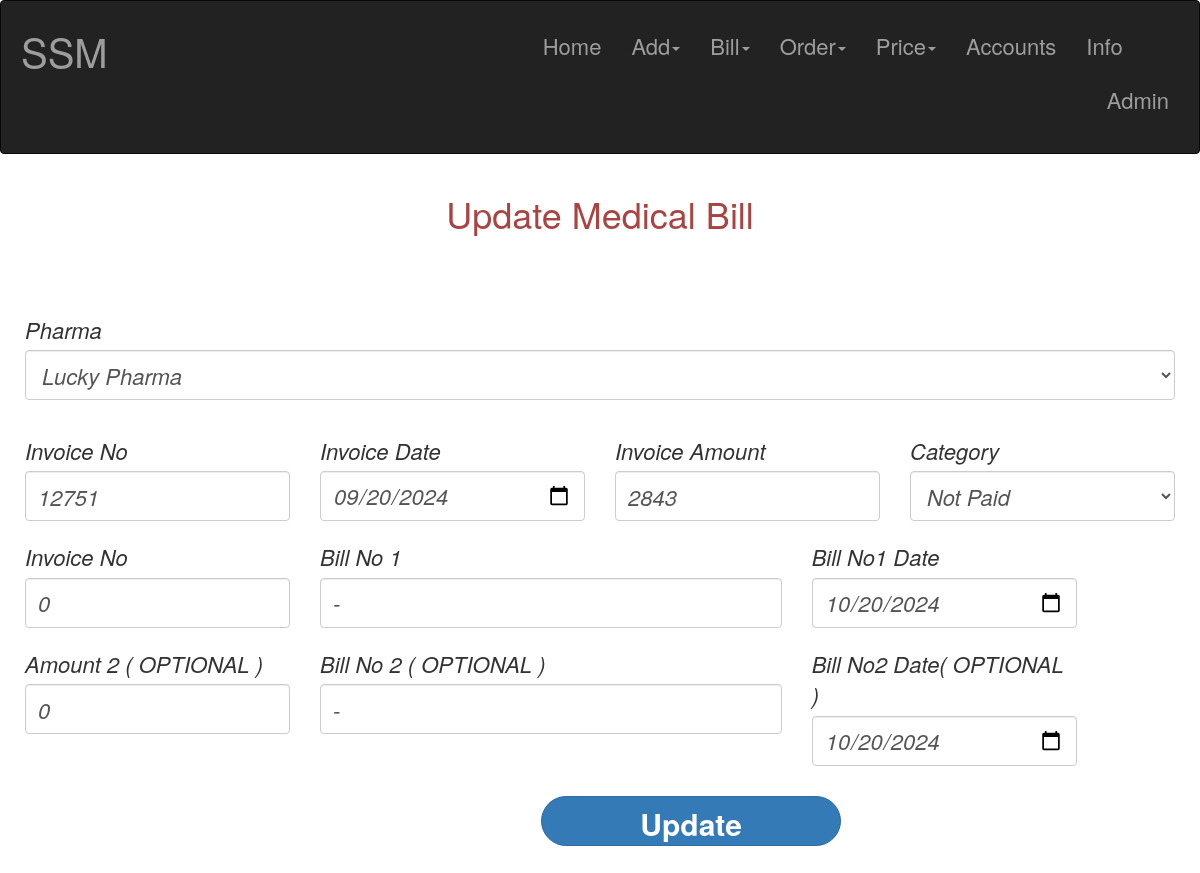
Screenshot of /update_medicine_bill/6 with the database file from the repository.
### myapp/models.py (models this page shows)
class Medicine_Bill(models.Model):
    med_dealer = models.CharField(max_length=50)
    med_invoice = models.CharField(max_length=50)
    med_invoice_d = models.DateField(null=True, blank=True)
    med_amt = models.IntegerField()
    med_payment = models.CharField(max_length=20)
    med_amt1  =   models.IntegerField(null=True, blank=True)
    med_bill_no = models.CharField(max_length=10, null=True, blank=True)
    med_b1_d = models.DateField(null=True, blank=True)
    med_amt2 = models.IntegerField(null=True, blank=True)
    med_bill_no2 = models.CharField(max_length=10, null=True, blank=True)
    med_b2_d = models.DateField(null=True, blank=True)

### myapp/views.py (the view, shortened to what this page needs)
# urls.py: path('update_medicine_bill/<int:id>', views.med_bill_upd ,name="update Medical Bill"),
def med_bill_upd(request,id):
    med_bill_data = Medicine_Bill.objects.get(id=id)
    all_dealer = Dealer_Details.objects.all()
    return render(request,"update/med_bill_update.html",{'id':med_bill_data,'dealers':all_dealer} )

### templates/update/med_bill_update.html (shortened to what this page needs)
{% extends 'dynamic/index.html' %}
{% block content %}
{% load static %}
    <link rel="stylesheet" href="{% static 'cssfiles/add_form.css'%}">
<div class="container-fluid bg-dark text-danger py-3">
  <header class="text-center">
    <h1 class="display-6">Update Medical Bill </h1>
  </header>
</div>
<br><br>
  <form action="/update_medicine_bill/{{id.id}}"  method="POST" class="form-row">
    <div class="form-group col-md-12">
      <label for="med_dealer" class="form-label">Pharma</label>
      <select id="med_dealer" class="form-control" name="med_dealer">
        {% for data in dealers %}
        <option selected>{{id.med_dealer}}</option>
        {% endfor %}
      </select>
    </div>
    <div class="col-md-3">
        <label for="med_invoice" class="form-label">Invoice No</label>
        <input type="text" value="{{id.med_invoice}}" class="form-control" id="med_invoice" name="med_invoice">
      </div>
    <div class="col-md-3">
        <label for="med_invoice_d" class="form-label">Invoice Date</label>
        <input type="date" value='{{id.med_invoice_d | date:"Y-m-d"}}' class="form-control" id="med_invoice_d" name="med_invoice_d">
      </div>
    <div class="col-md-3">
        <label for="med_amt" class="form-label">Invoice Amount</label>
        <input type="text" value="{{id.med_amt}}" class="form-control" id="med_amt" name="med_amt">
      </div>
    <div class="col-md-3">
      <label for="med_payment" class="form-label">Category</label>
      <select id="med_payment" class="form-control" name="med_payment">
        <option selected>{{id.med_payment}}</option>
      </select>
    </div>
    <div class="col-md-3">
        <label for="med_amt1" class="form-label">Invoice No</label>
        <input type="number" value="{{id.med_amt1}}" class="form-control" id="med_amt1" name="med_amt1">
    </div>
    <div class="col-md-5">
      <label for="med_bill_no" class="form-label">Bill No 1 </label>
      <input type="text" value="{{id.med_bill_no}}" class="form-control" id="med_bill_no" name="med_bill_no">
    </div>
    <div class="col-md-3">
        <label for="med_b1_d" class="form-label">Bill No1 Date</label>
        <input type="date" value='{{id.med_b1_d | date:"Y-m-d"}}' class="form-control" id="med_b1_d" name="med_b1_d">
    </div>
    <div class="col-md-3">
        <label for="med_amt2" class="form-label">Amount 2 ( OPTIONAL )</label>
        <input type="number" value="{{id.med_amt2}}" class="form-control" id="med_amt2" name="med_amt2">
    </div>
    <div class="col-md-5">
        <label for="med_bill_no2" class="form-label">Bill No 2 ( OPTIONAL )</label>
        <input type="text" value="{{id.med_bill_no2}}"class="form-control" id="med_bill_no2" name="med_bill_no2">
      </div>
    <div class="col-md-3">
        <label for="med_b2_d" class="form-label">Bill No2 Date( OPTIONAL )</label>
        <input type="date" value='{{id.med_b2_d | date:"Y-m-d"}}' class="form-control" id="med_b2_d" name="med_b2_d">
    </div>
      <button type="submit" class="btn btn-primary">Update</button>
  </form>
{% endblock %}

### static/cssfiles/header.css (style rules this page uses)
* { padding: 0; }

### static/cssfiles/add_form.css (style rules this page uses)
form { margin: 10px; }
.form-label { margin-top: 20px; font-size: 22px; font-weight: lighter; font-style: italic; }
.form-control { height: 50px; font-size: 22px; font-style: italic; }
.btn { margin: 30px; margin-left: 45%; padding-bottom: 10px; justify-content: center; font-weight: bolder; width: 300px; height: 50px; font-size: 30px; border-radius: 50px; }

### rows the page displays
Medicine_Bill: med_invoice "12751", med_invoice_d "09/20/2024", med_amt "2843", med_payment "Not Paid", med_amt1 "0", med_bill_no "-", med_b1_d "10/20/2024", med_amt2 "0", med_bill_no2 "-", med_b2_d "10/20/2024"

### other values shown
form field med_dealer "Lucky Pharma"
